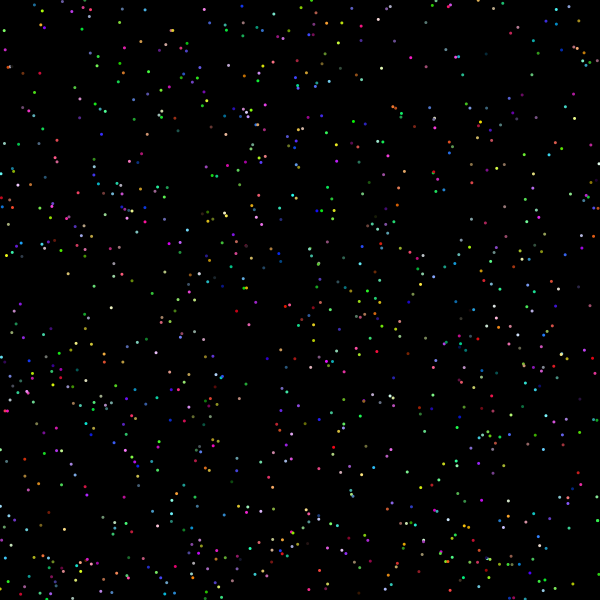
Frame 1 (no input)
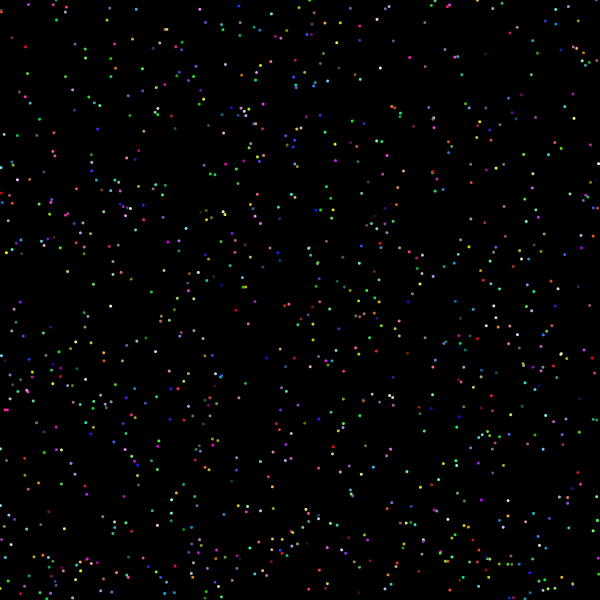
Frame 60 (the mouse pressed at the canvas centre just before this capture)
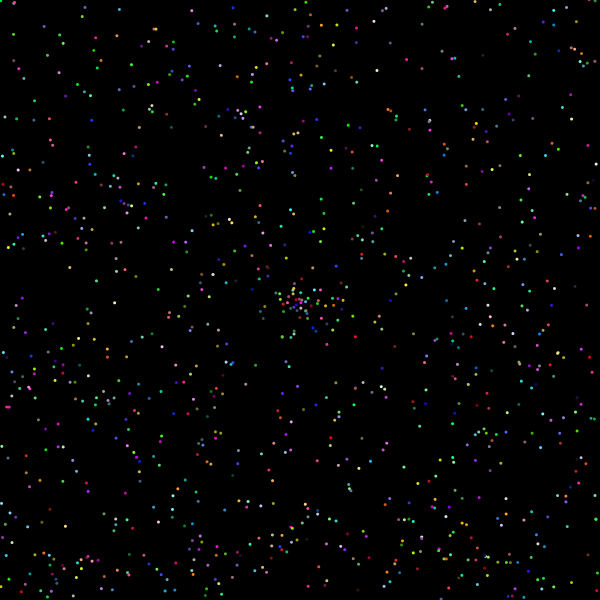
Frame 120 (the mouse held since frame 60 and released just before this capture)

The Processing sketch that drew these frames (run headless with seeded random() and noise(); from frame 60 on, the mouse is pressed at the canvas centre):

// Processing sketch: sketch_04_particles
// ── sketch_04_particles.pde
int num = 1000;

Particle[] particles = new Particle[num];

void setup(){
 size(600,600);
 noStroke();
 for(int i = 0; i<num; i++){
   particles[i] =new Particle(random(0,width), random(0,height), 3,0,0,
                                  color(random(255), random(255), random(255)));
 }
}

void draw(){
 background(0);
 for(int i = 0; i<num; i++){
   particles[i].applyForce();
   particles[i].update();
   particles[i].display();
 }
}



class Particle{
 PVector position;
 PVector velocity;
 PVector force;
 float d;
 float vx;
 float vy;
 color col;
 
 Particle(float _x, float _y, float _d, float _vx, float _vy, color _col){
   position = new PVector(_x, _y);
   velocity = new PVector(_vx, _vy);
   force = new PVector(0,0);
   d = _d;
   col = _col;
 }
 
 void display(){
   fill(col);
   ellipse(position.x, position.y, d, d);
 }
 void update(){
   position.add(velocity);
  
   if(position.x < -d/2){
      position.x = width + d/2;
   }
   if(position.x > width + d/2){
     position.x = - d/2;
   }
   if(position.y < -d/2){
      position.y = height + d/2;
   }
   if(position.y > height + d/2){
     position.y = - d/2;
   }
 }
 
 void applyForce(){
   
     PVector target = new PVector(mouseX, mouseY);
     force = PVector.sub(target,position);
     float distance = force.mag();
     if(20.0 < distance){
       force.normalize();
       force.mult(100.0/pow(distance,2));
       velocity.add(force);
     }
 }
 
}
